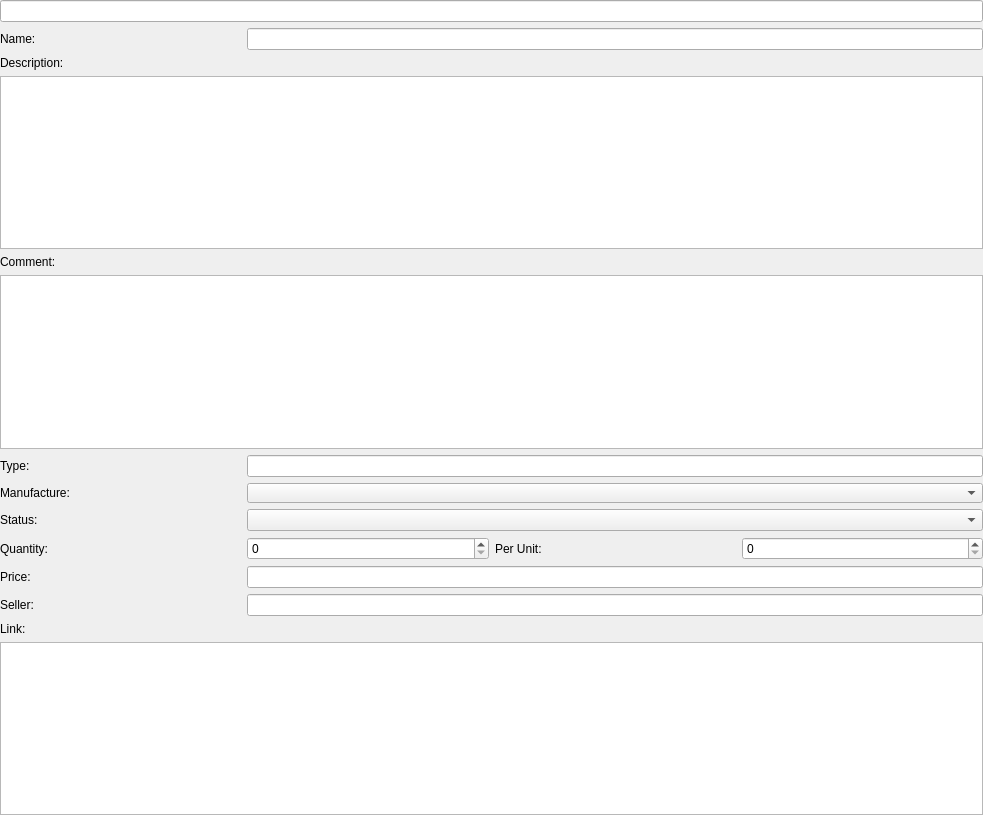
<?xml version="1.0" encoding="UTF-8"?>
<ui version="4.0">
 <class>uiArchivePage</class>
 <widget class="QWidget" name="uiArchivePage">
  <property name="geometry">
   <rect>
    <x>0</x>
    <y>0</y>
    <width>983</width>
    <height>815</height>
   </rect>
  </property>
  <property name="windowTitle">
   <string>Form</string>
  </property>
  <layout class="QHBoxLayout" name="horizontalLayout_5">
   <property name="leftMargin">
    <number>0</number>
   </property>
   <property name="topMargin">
    <number>0</number>
   </property>
   <property name="rightMargin">
    <number>0</number>
   </property>
   <property name="bottomMargin">
    <number>0</number>
   </property>
   <item>
    <widget class="QWidget" name="gridWidget" native="true">
     <property name="sizePolicy">
      <sizepolicy hsizetype="Minimum" vsizetype="Preferred">
       <horstretch>0</horstretch>
       <verstretch>0</verstretch>
      </sizepolicy>
     </property>
     <layout class="QGridLayout" name="gridLayout">
      <property name="leftMargin">
       <number>0</number>
      </property>
      <property name="topMargin">
       <number>0</number>
      </property>
      <property name="rightMargin">
       <number>0</number>
      </property>
      <property name="bottomMargin">
       <number>0</number>
      </property>
      <item row="1" column="1" colspan="3">
       <widget class="QLineEdit" name="uiName"/>
      </item>
      <item row="8" column="0">
       <widget class="QLabel" name="label_7">
        <property name="text">
         <string>Status:</string>
        </property>
       </widget>
      </item>
      <item row="11" column="0">
       <widget class="QLabel" name="label_8">
        <property name="text">
         <string>Seller:</string>
        </property>
       </widget>
      </item>
      <item row="9" column="2">
       <widget class="QLabel" name="label_4">
        <property name="text">
         <string>Per Unit:</string>
        </property>
       </widget>
      </item>
      <item row="9" column="1">
       <widget class="QSpinBox" name="uiQuantity"/>
      </item>
      <item row="11" column="1" colspan="3">
       <widget class="QLineEdit" name="uiSeller"/>
      </item>
      <item row="6" column="1" colspan="3">
       <widget class="QLineEdit" name="uiType">
        <property name="readOnly">
         <bool>true</bool>
        </property>
       </widget>
      </item>
      <item row="9" column="0">
       <widget class="QLabel" name="label_3">
        <property name="text">
         <string>Quantity:</string>
        </property>
       </widget>
      </item>
      <item row="7" column="0">
       <widget class="QLabel" name="label_6">
        <property name="text">
         <string>Manufacture:</string>
        </property>
       </widget>
      </item>
      <item row="1" column="0">
       <widget class="QLabel" name="label">
        <property name="text">
         <string>Name:</string>
        </property>
       </widget>
      </item>
      <item row="9" column="3">
       <widget class="QSpinBox" name="uiQuantityPackage"/>
      </item>
      <item row="8" column="1" colspan="3">
       <widget class="QComboBox" name="uiStatus"/>
      </item>
      <item row="10" column="0">
       <widget class="QLabel" name="label_11">
        <property name="text">
         <string>Price:</string>
        </property>
       </widget>
      </item>
      <item row="4" column="0" colspan="4">
       <widget class="QLabel" name="label_10">
        <property name="text">
         <string>Comment:</string>
        </property>
       </widget>
      </item>
      <item row="10" column="1" colspan="3">
       <widget class="QLineEdit" name="uiPrice"/>
      </item>
      <item row="7" column="1" colspan="3">
       <widget class="QStackedWidget" name="uiManufacture">
        <property name="enabled">
         <bool>true</bool>
        </property>
        <property name="maximumSize">
         <size>
          <width>16777215</width>
          <height>20</height>
         </size>
        </property>
        <property name="autoFillBackground">
         <bool>false</bool>
        </property>
        <property name="currentIndex">
         <number>1</number>
        </property>
        <widget class="QWidget" name="uiManufacturePage1_2">
         <layout class="QHBoxLayout" name="horizontalLayout_3">
          <property name="spacing">
           <number>0</number>
          </property>
          <property name="leftMargin">
           <number>0</number>
          </property>
          <property name="topMargin">
           <number>0</number>
          </property>
          <property name="rightMargin">
           <number>0</number>
          </property>
          <property name="bottomMargin">
           <number>0</number>
          </property>
          <item>
           <widget class="QLineEdit" name="noneditable_2">
            <property name="readOnly">
             <bool>true</bool>
            </property>
           </widget>
          </item>
         </layout>
        </widget>
        <widget class="QWidget" name="uiManufacturePage2_2">
         <layout class="QHBoxLayout" name="horizontalLayout_4">
          <property name="spacing">
           <number>0</number>
          </property>
          <property name="leftMargin">
           <number>0</number>
          </property>
          <property name="topMargin">
           <number>0</number>
          </property>
          <property name="rightMargin">
           <number>0</number>
          </property>
          <property name="bottomMargin">
           <number>0</number>
          </property>
          <item>
           <widget class="QComboBox" name="editable_2"/>
          </item>
         </layout>
        </widget>
       </widget>
      </item>
      <item row="0" column="0" colspan="4">
       <widget class="QLineEdit" name="uiNumberID">
        <property name="readOnly">
         <bool>true</bool>
        </property>
       </widget>
      </item>
      <item row="5" column="0" colspan="4">
       <widget class="QPlainTextEdit" name="uiComment"/>
      </item>
      <item row="2" column="0" colspan="4">
       <widget class="QLabel" name="label_2">
        <property name="text">
         <string>Description:</string>
        </property>
       </widget>
      </item>
      <item row="6" column="0">
       <widget class="QLabel" name="label_5">
        <property name="text">
         <string>Type:</string>
        </property>
       </widget>
      </item>
      <item row="12" column="0" colspan="4">
       <widget class="QLabel" name="label_9">
        <property name="text">
         <string>Link:</string>
        </property>
       </widget>
      </item>
      <item row="3" column="0" colspan="4">
       <widget class="QPlainTextEdit" name="uiDescription"/>
      </item>
      <item row="13" column="0" colspan="4">
       <widget class="QTextEdit" name="uiLink"/>
      </item>
     </layout>
    </widget>
   </item>
  </layout>
 </widget>
 <resources/>
 <connections/>
</ui>
